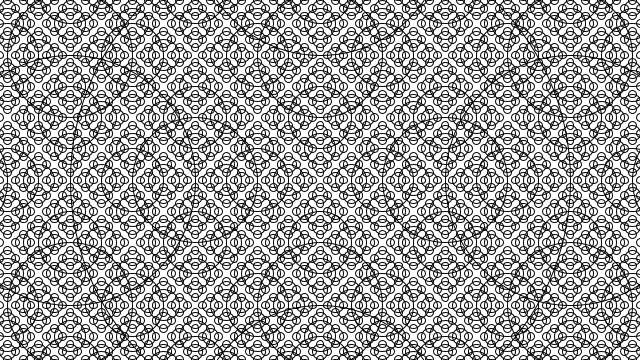
Frame 1 (no input)
Frame 60 (the mouse pressed at the canvas centre just before this capture): identical to frame 1, image omitted
Frame 120 (the mouse held since frame 60 and released just before this capture): identical to frame 1, image omitted

The Processing sketch that drew this single still picture (run headless with seeded random() and noise(); from frame 60 on, the mouse is pressed at the canvas centre):

// Processing sketch: CirclesFractal
// ── CirclesFractal.pde
void setup() {
  size(640, 360);
}

void draw() {
  background(255);
  drawCircle(width/2, height/2, 500);
}

void drawCircle(float x, float y, float r) {
  stroke(0);
  noFill();
  ellipse(x, y, r, r);
  if (r > 10) {
    r = r/2;
    drawCircle(x+r, y, r);
    drawCircle(x-r, y, r);
    drawCircle(x, y+r, r);
    drawCircle(x, y-r, r);

  }
}
